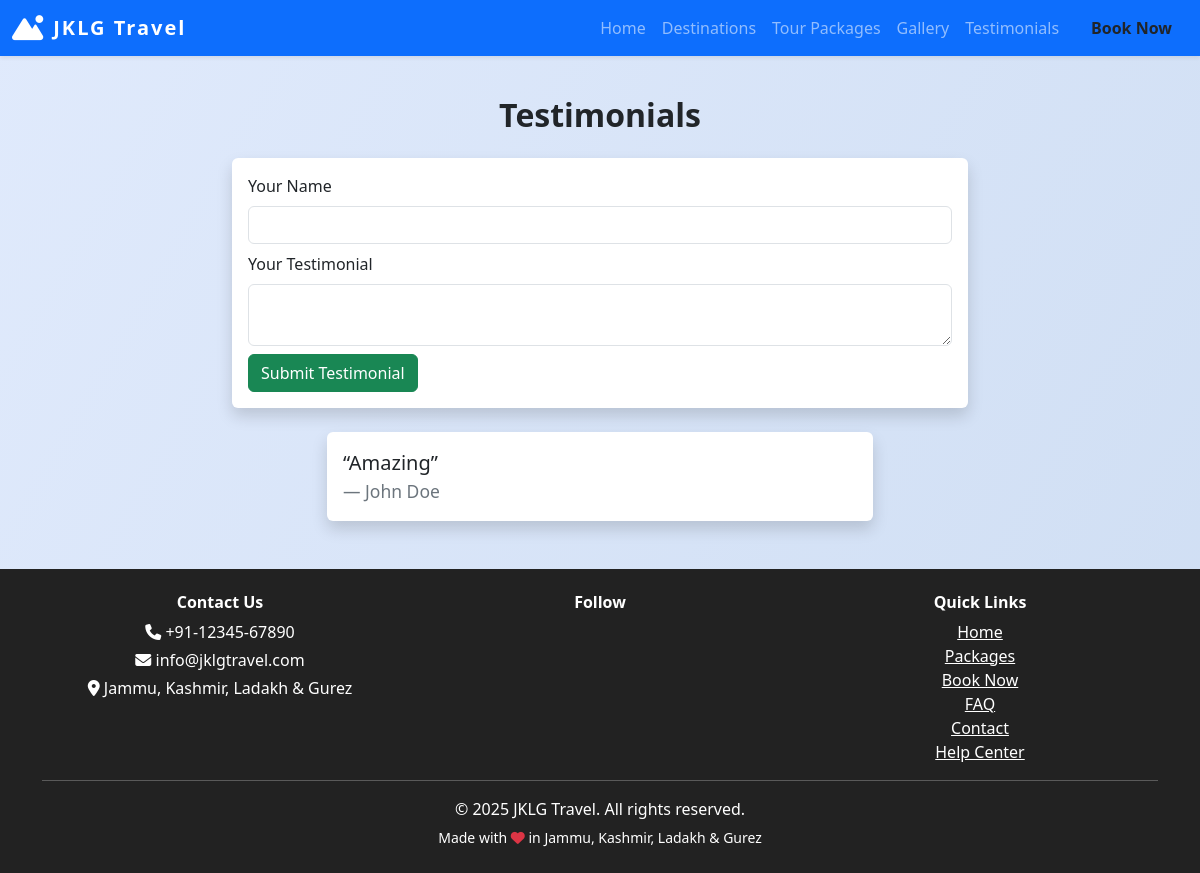
The page /testimonials on the database as committed earlier.
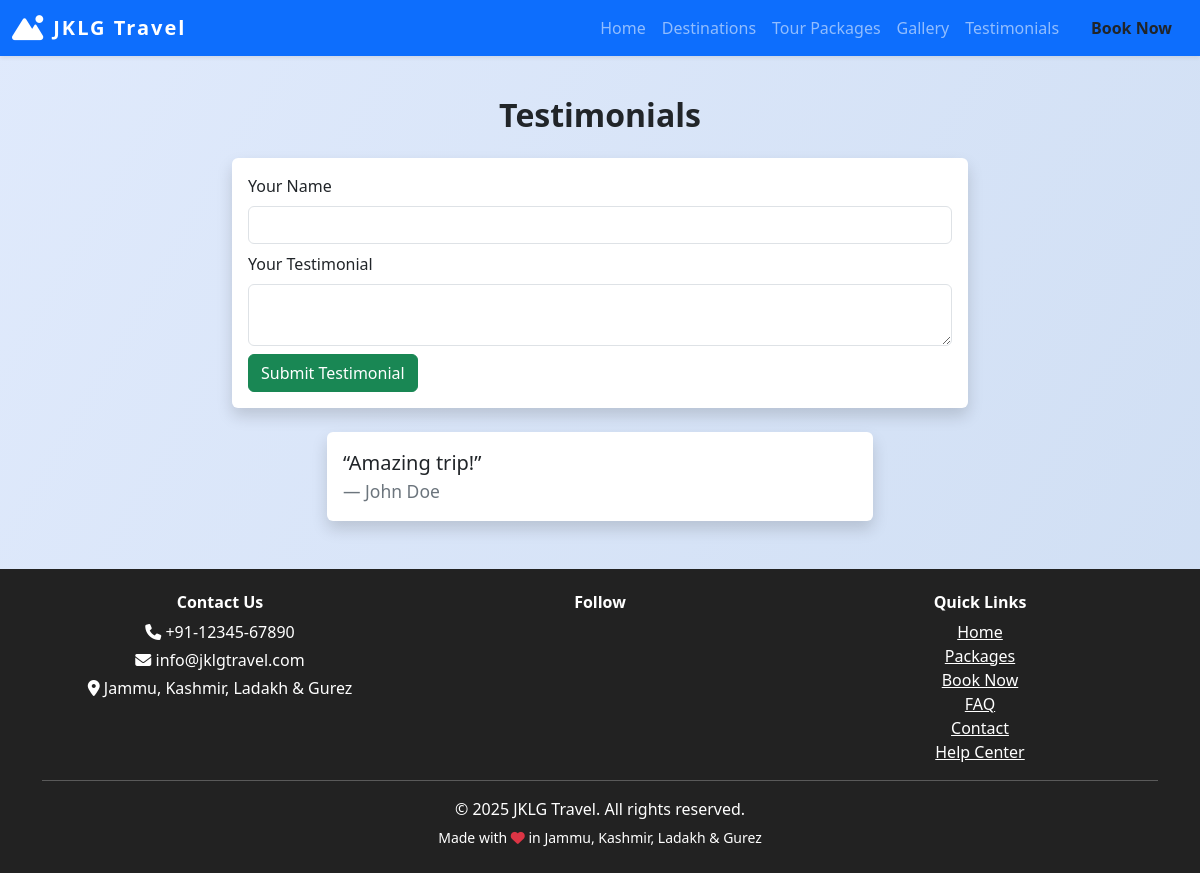
The same page on the database as committed later.
### models.py (models this page shows)
class Testimonial(db.Model):
    id = db.Column(db.Integer, primary_key=True)
    name = db.Column(db.String(100), nullable=False)
    content = db.Column(db.Text, nullable=False)
    date = db.Column(db.Date)
    status = db.Column(db.String(20), default='Pending')

### views.py (the view, shortened to what this page needs)
@main.route('/testimonials', methods=['GET', 'POST'])
@limiter.limit('5 per minute')
def testimonials():
    from models import Testimonial, SiteSettings, EmailLog  # Ensure Testimonial is always imported
    from app import mail
    page = request.args.get('page', 1, type=int)
    per_page = 6
    pagination = Testimonial.query.filter_by(status='Approved').order_by(Testimonial.id.desc()).paginate(page=page, per_page=per_page, error_out=False)
    testimonials = pagination.items
    return render_template('testimonials.html', testimonials=testimonials, pagination=pagination)

### views.py (called while the page is built)
@main.context_processor
def inject_site_settings():
    settings = SiteSettings.query.first()
    return dict(site_settings=settings)

### templates/testimonials.html (shortened to what this page needs)
{% extends 'base.html' %}
{% block content %}
<h2 class="section-title text-center">Testimonials</h2>
<div class="row g-4 justify-content-center">
    <div class="col-md-8 mb-4">
        <form method="post" action="/testimonials" class="bg-white p-3 rounded shadow">
            <div class="mb-2">
                <label for="name" class="form-label">Your Name</label>
                <input type="text" class="form-control" id="name" name="name" required>
            </div>
            <div class="mb-2">
                <label for="content" class="form-label">Your Testimonial</label>
                <textarea class="form-control" id="content" name="content" rows="2" required></textarea>
            </div>
            <button type="submit" class="btn btn-success">Submit Testimonial</button>
        </form>
    </div>
</div>
<div class="row g-4 justify-content-center">
    {% for t in testimonials %}
    <div class="col-md-6">
        <div class="card border-success shadow">
            <div class="card-body">
                <blockquote class="blockquote mb-0">
                    <p>“{{ t.content }}”</p>
                    <footer class="blockquote-footer">{{ t.name }}</footer>
                </blockquote>
            </div>
        </div>
    </div>
    {% endfor %}
</div>
{% endblock %}

Rows that differ between the two databases and show on the page:
changed Testimonial "John Doe": content "Amazing" → "Amazing trip!"
